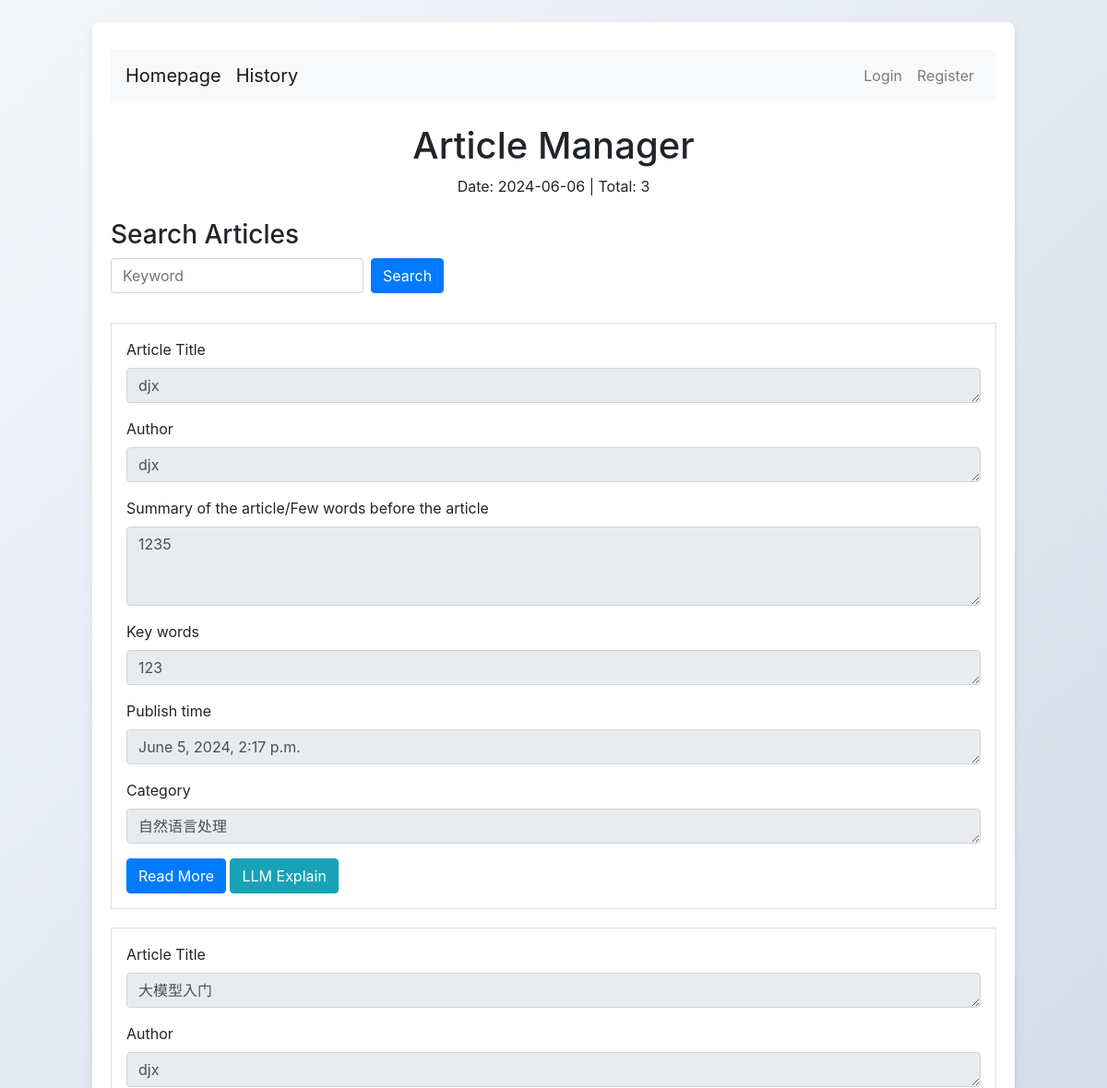
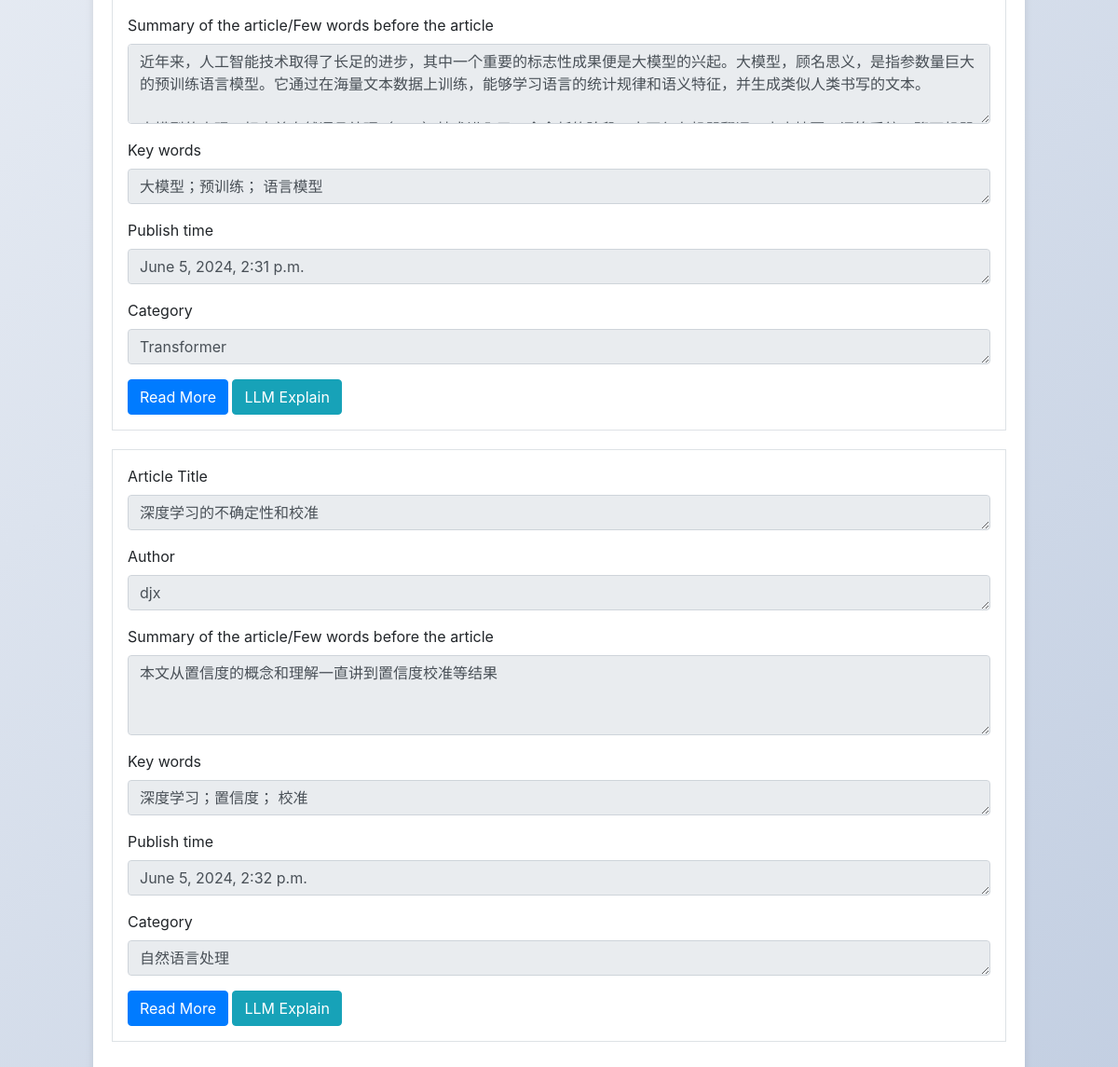
The app's page /, older data (2 pictures, top to bottom).
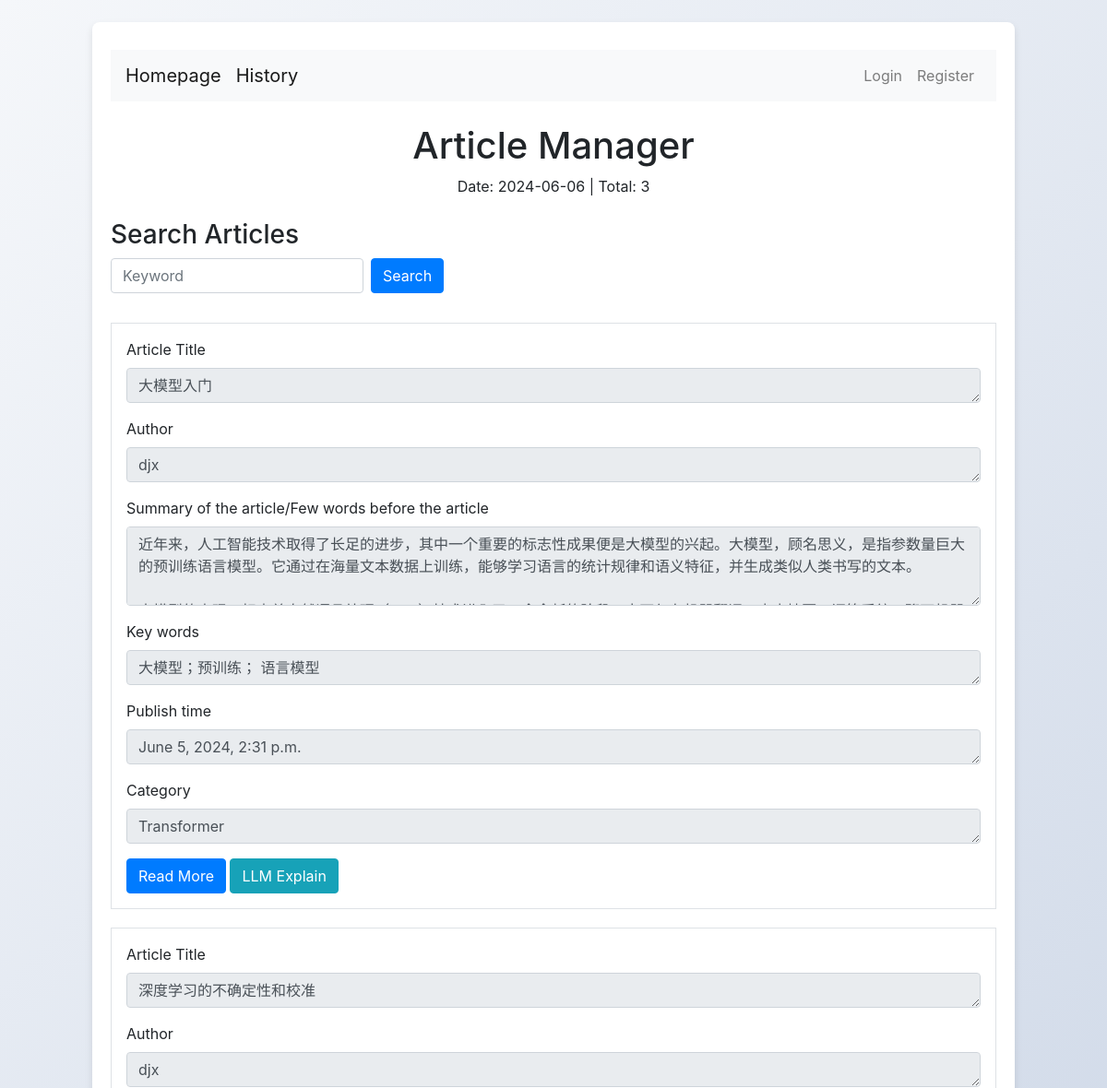
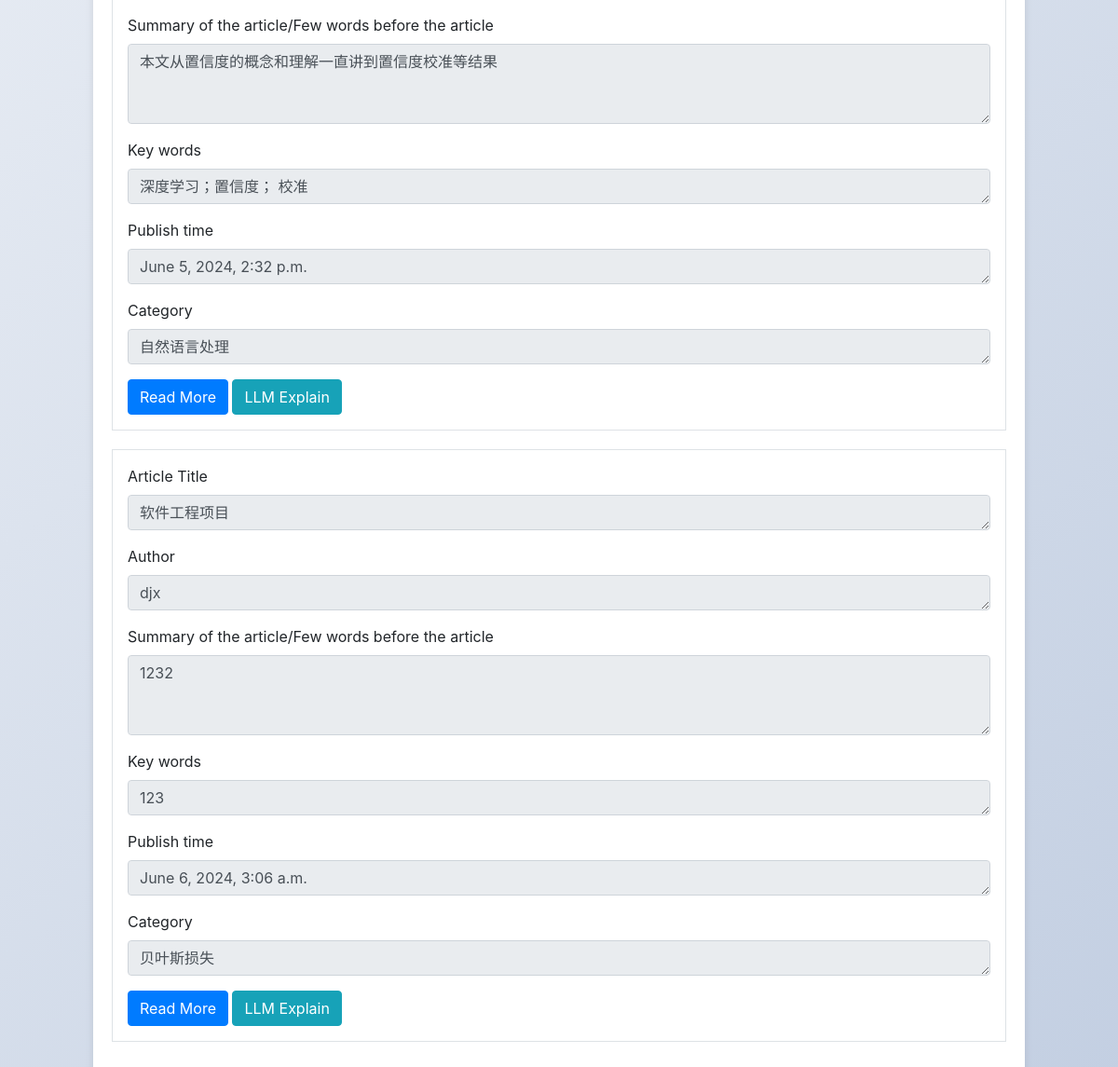
The same page, newer data (2 pictures, top to bottom).
### app01/models.py (models this page shows, shortened)
class Article(models.Model):
    title = models.CharField(max_length=200)
    author = models.CharField(max_length=200)
    summary = models.TextField()
    keywords = models.CharField(max_length=200)
    publish_time = models.DateTimeField(auto_now_add=True)  # 自动设置为添加时的时间
    content = models.TextField()
    category =  models.ForeignKey(Category, on_delete=models.CASCADE)

class Category(models.Model):
    name = models.CharField(max_length=100)
    level = models.IntegerField()
    parent = models.ForeignKey('self', on_delete=models.CASCADE,related_name='children',null=True, blank=True )

### app01/views.py (the view)
# urls.py: 2. Add a URL to urlpatterns:  path('', views.home, name='home')
def home(request):
    articles = Article.objects.all()
    current_date = datetime.date.today()
    current_date = current_date.strftime('%Y-%m-%d')
    total_articles = articles.count()
    return render(request, 'home.html', {'articles': articles, 'current_date': current_date, 'total_articles': total_articles})

### app01/templates/home.html (shortened to what this page needs)
<!DOCTYPE html>
<html lang="en">
<head>
    <link href="https://maxcdn.bootstrapcdn.com/bootstrap/4.5.2/css/bootstrap.min.css" rel="stylesheet">
</head>
<body>
<div class="container mt-4">
    <div class="top-buttons">
        <nav class="navbar navbar-expand-lg navbar-light bg-light">
            <a class="navbar-brand" href="{% url 'home' %}">Homepage</a>
            <a href="#" class="navbar-brand">History</a>
            <div class="collapse navbar-collapse" id="navbarNav">
                <ul class="navbar-nav ml-auto">
                    {% if user.is_authenticated %}
                        <li class="nav-item">
                            <a class="nav-link" href="{% url 'publish' %}">Publish</a>
                        </li>
                        <li class="nav-item">
                            <a class="nav-link" href="{% url 'personal' %}">Personal</a>
                        </li>
                        <li class="nav-item">
                            <a class="nav-link" href="{% url 'logout' %}">Logout</a>
                        </li>
                    {% else %}
                        <li class="nav-item">
                            <a class="nav-link" href="{% url 'login' %}">Login</a>
                        </li>
                        <li class="nav-item">
                            <a class="nav-link" href="{% url 'register' %}">Register</a>
                        </li>
                    {% endif %}
                </ul>
            </div>
        </nav>
    </div>
    <div class="text-center my-4">
        <h1>Article Manager</h1>
        <p id="dateTotal">Date: {{ current_date }} | Total: {{ total_articles }}</p>
    </div>
    <div class="my-4">
        <h3>Search Articles</h3>
        <form class="form-inline">
            <div class="form-group mb-2 mr-2">
                <input type="text" class="form-control" id="searchKeyword" placeholder="Keyword">
            </div>
            <button type="submit" class="btn btn-primary mb-2">Search</button>
        </form>
    </div>
    {% for article in articles %}
    <div class="article-section border p-3">
        <div class="form-group">
            <label for="articleTitle{{ forloop.counter }}">Article Title</label>
            <textarea class="form-control" id="articleTitle{{ forloop.counter }}" rows="1" readonly>{{ article.title }}</textarea>
        </div>
        <div class="form-group">
            <label for="author{{ forloop.counter }}">Author</label>
            <textarea class="form-control" id="author{{ forloop.counter }}" rows="1" readonly>{{ article.author }}</textarea>
        </div>
        <div class="form-group">
            <label for="summary{{ forloop.counter }}">Summary of the article/Few words before the article</label>
            <textarea class="form-control" id="summary{{ forloop.counter }}" rows="3" readonly>{{ article.summary }}</textarea>
        </div>
        <div class="form-group">
            <label for="keywords{{ forloop.counter }}">Key words</label>
            <textarea class="form-control" id="keywords{{ forloop.counter }}" rows="1" readonly>{{ article.keywords }}</textarea>
        </div>
        <div class="form-group">
            <label for="publishTime{{ forloop.counter }}">Publish time</label>
            <textarea class="form-control" id="publishTime{{ forloop.counter }}" rows="1" readonly>{{ article.publish_time }}</textarea>
        </div>
        <div class="form-group">
            <label for="category{{ forloop.counter }}">Category</label>
            <textarea class="form-control" id="category{{ forloop.counter }}" rows="1" readonly>{{ article.category.name }}</textarea>
        </div>
        <button class="btn btn-primary read-btn" data-article-id="{{ article.id }}">Read More</button>
        <button class="btn btn-info llm-explain-btn" data-article-id="{{ article.id }}">LLM Explain</button>
    </div>
    {% endfor %}
</div>
</body>
</html>

Row changes from the older to the newer data that the page shows:
removed Article: title "djx", author "djx", summary "1235", keywords "123", publish_time "June 5, 2024, 2:17 p.m.", category.name "自然语言处理"
added Article: title "软件工程项目", author "djx", summary "1232", keywords "123", publish_time "June 6, 2024, 3:06 a.m.", category.name "贝叶斯损失"
